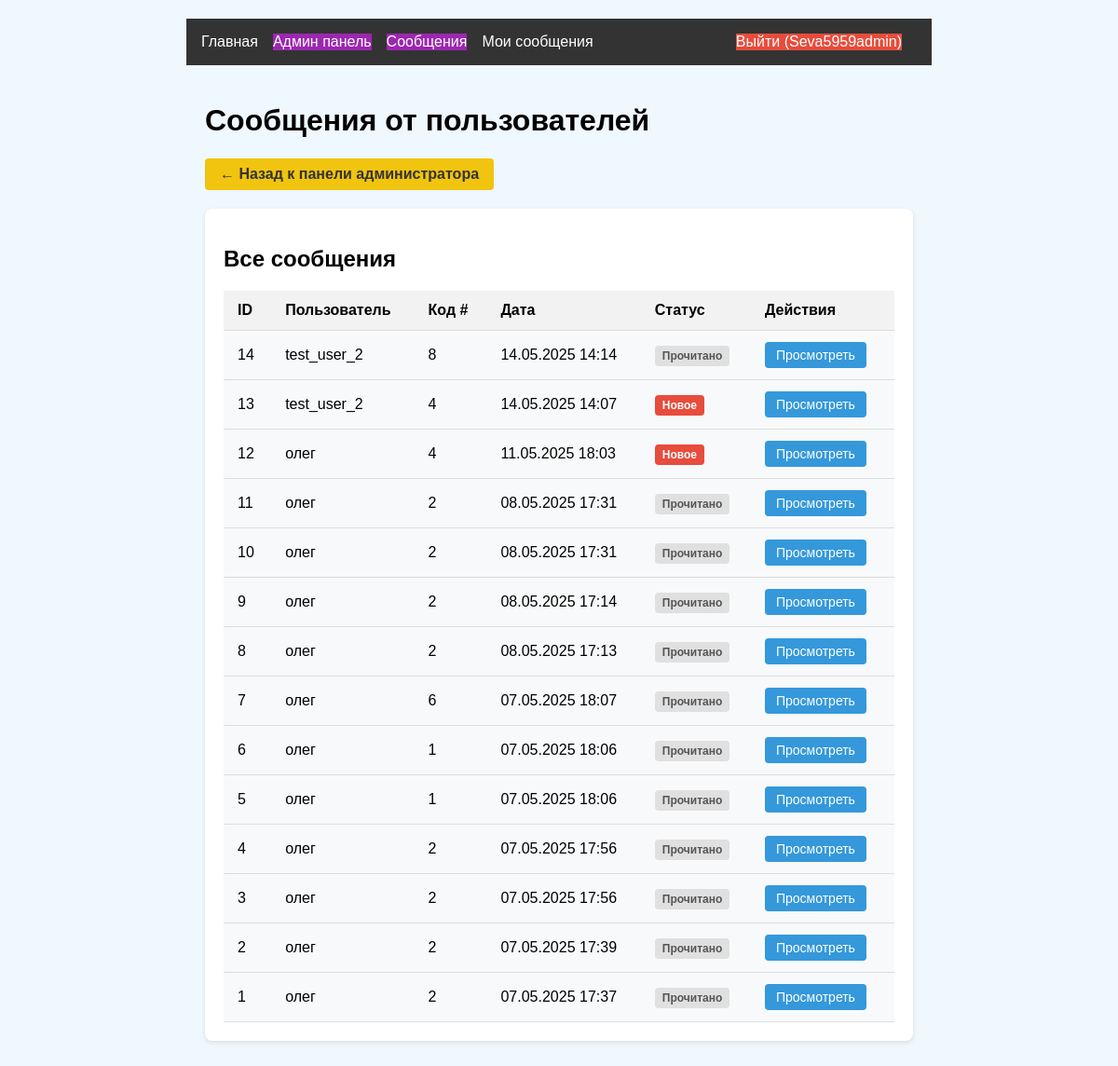
The page /admin/messages (signed in) on the database as committed earlier.
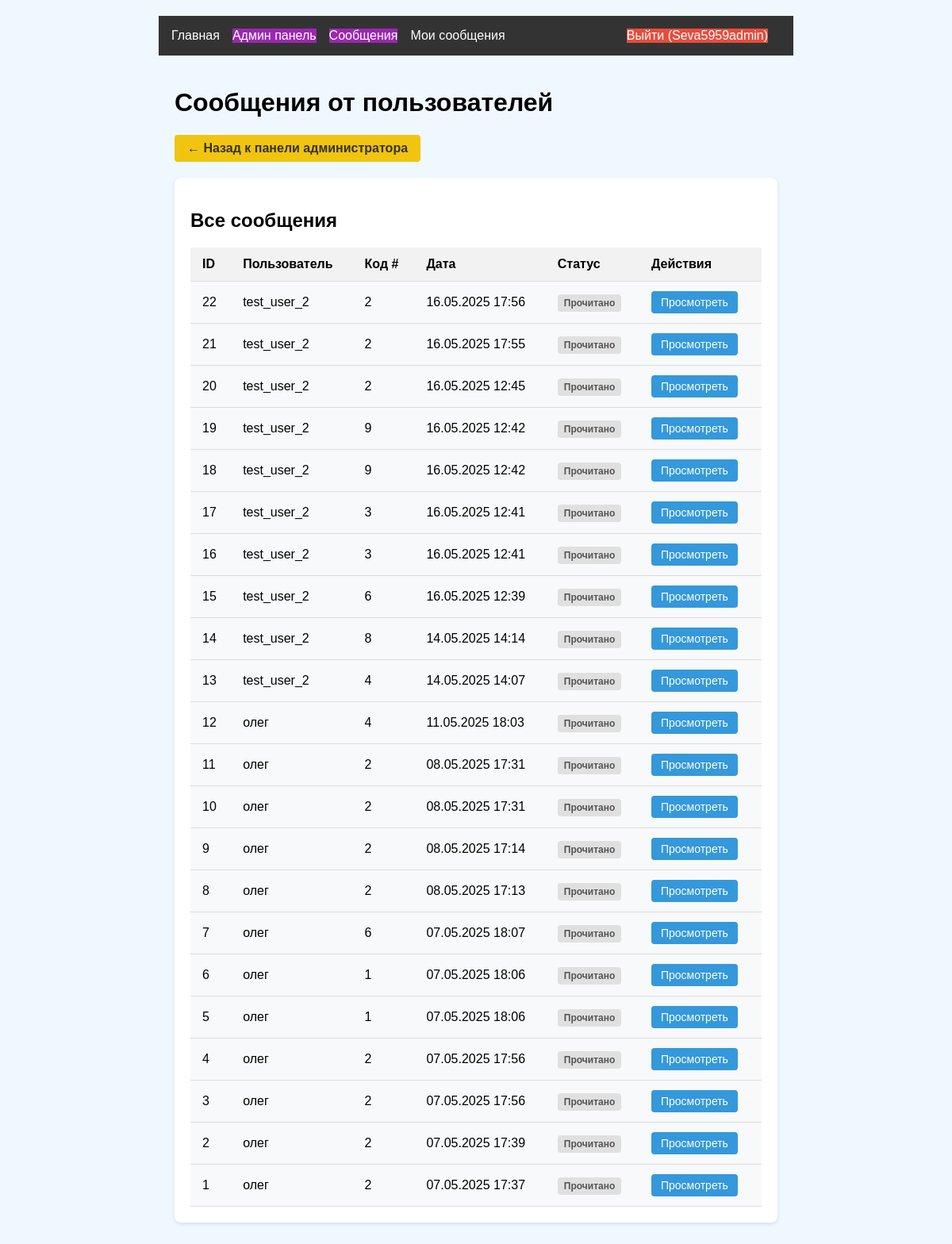
The same page on the database as committed later.
### models.py (models this page shows, shortened)
class AdminMessage(db.Model):
    id = db.Column(db.Integer, primary_key=True)
    user_id = db.Column(db.Integer, db.ForeignKey('user.id'))
    admin_id = db.Column(db.Integer, db.ForeignKey('user.id'))  # ➕ Добавлено
    message = db.Column(db.Text)
    code_id = db.Column(db.Integer, db.ForeignKey('code_status.id'))
    created_at = db.Column(db.DateTime)
    read = db.Column(db.Boolean, default=False)
    user = db.relationship('User', foreign_keys=[user_id], backref=db.backref('admin_messages', lazy=True))
    admin = db.relationship('User', foreign_keys=[admin_id])  # ➕ Добавлено
    code = db.relationship('CodeStatus', backref=db.backref('messages', lazy=True))
    read_by_user = db.Column(db.Boolean, default=False)
    read_by_admin = db.Column(db.Boolean, default=False)

class User(UserMixin, db.Model):
    id = db.Column(db.Integer, primary_key=True)
    username = db.Column(db.String(64), unique=True)
    password_hash = db.Column(db.String(128))
    is_admin = db.Column(db.Boolean, default=False)

class CodeStatus(db.Model):
    id = db.Column(db.Integer, primary_key=True)
    number = db.Column(db.Integer, unique=True)
    solved = db.Column(db.Boolean, default=False)

### app.py (the view)
@app.route('/admin/messages')
@login_required
def admin_messages():
    if not current_user.is_admin:
        abort(403)
    messages = AdminMessage.query.order_by(AdminMessage.created_at.desc()).all()
    return render_template('admin/messages.html', messages=messages)

### app.py (called while the page is built)
@login_manager.user_loader
def load_user(user_id):
    return User.query.get(int(user_id))

### templates/admin/messages.html (shortened to what this page needs)
{% extends "base.html" %}
{% block content %}
<div class="container admin-dashboard">
    <h1>Сообщения от пользователей</h1>
    <a href="{{ url_for('admin_dashboard') }}" class="back-btn">← Назад к панели администратора</a>
    <div class="admin-section">
        <h2>Все сообщения</h2>
        {% if messages %}
        <table class="admin-table">
            <thead>
                <tr>
                    <th>ID</th>
                    <th>Пользователь</th>
                    <th>Код #</th>
                    <th>Дата</th>
                    <th>Статус</th>
                    <th>Действия</th>
                </tr>
            </thead>
            <tbody>
                {% for message in messages %}
                <tr class="{{ 'unread' if not message.read }}">
                    <td>{{ message.id }}</td>
                    <td>{{ message.user.username }}</td>
                    <td>{{ message.code.number }}</td>
                    <td>{{ message.created_at.strftime('%d.%m.%Y %H:%M') }}</td>
                    <td>
                        {% if message.read_by_admin %}
                        <span class="status read">Прочитано</span>
                        {% else %}
                        <span class="status unread">Новое</span>
                        {% endif %}
                    </td>
                    <td>
                        <a href="{{ url_for('view_message', message_id=message.id) }}" class="admin-btn">Просмотреть</a>
                    </td>
                </tr>
                {% endfor %}
            </tbody>
        </table>
        {% else %}
        <p class="no-data">Нет сообщений от пользователей</p>
        {% endif %}
    </div>
</div>
{% endblock %}

Rows that differ between the two databases and show on the page:
added AdminMessage: id "22", user.username "test_user_2", code.number "2", created_at "16.05.2025 17:56", read_by_admin "Прочитано"
added AdminMessage: id "21", user.username "test_user_2", code.number "2", created_at "16.05.2025 17:55", read_by_admin "Прочитано"
added AdminMessage: id "20", user.username "test_user_2", code.number "2", created_at "16.05.2025 12:45", read_by_admin "Прочитано"
added AdminMessage: id "19", user.username "test_user_2", code.number "9", created_at "16.05.2025 12:42", read_by_admin "Прочитано"
added AdminMessage: id "18", user.username "test_user_2", code.number "9", created_at "16.05.2025 12:42", read_by_admin "Прочитано"
added AdminMessage: id "17", user.username "test_user_2", code.number "3", created_at "16.05.2025 12:41", read_by_admin "Прочитано"
added AdminMessage: id "16", user.username "test_user_2", code.number "3", created_at "16.05.2025 12:41", read_by_admin "Прочитано"
added AdminMessage: id "15", user.username "test_user_2", code.number "6", created_at "16.05.2025 12:39", read_by_admin "Прочитано"
changed AdminMessage id 13: read_by_admin "Новое" → "Прочитано"
changed AdminMessage id 12: read_by_admin "Новое" → "Прочитано"
